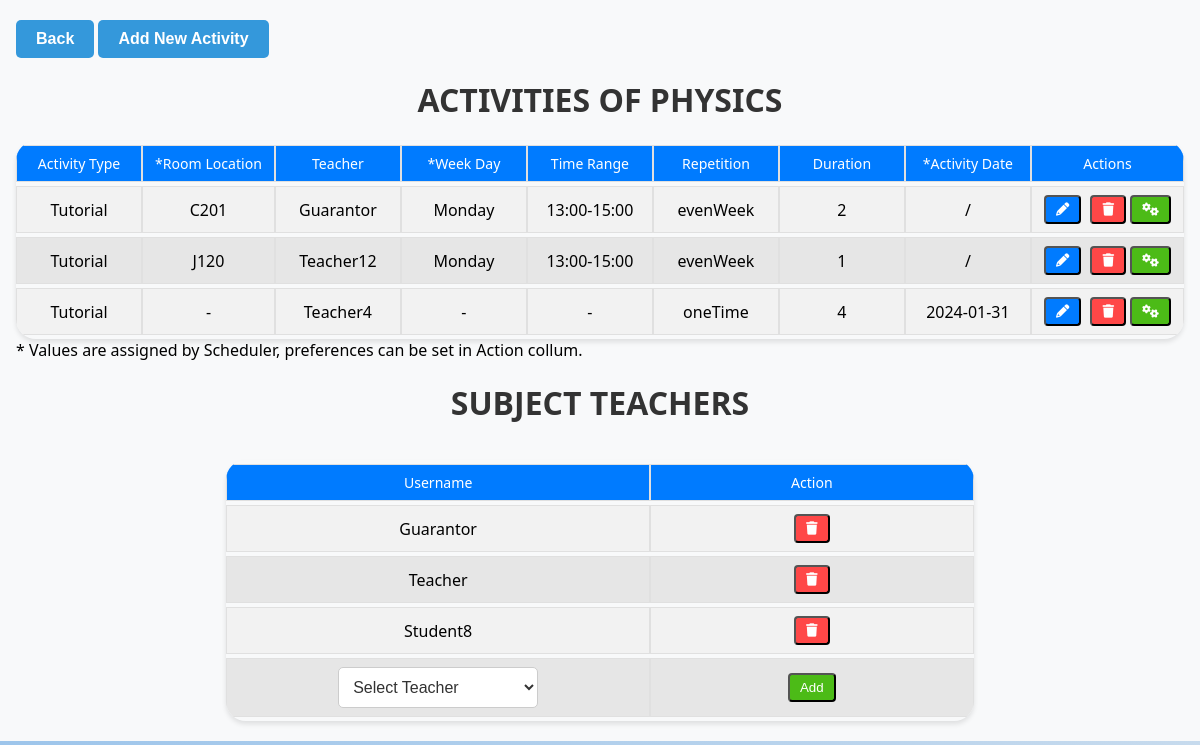
Page /Pages/Guarantor/activity_page.php?subject_id=2 (signed in) on the earlier database version.
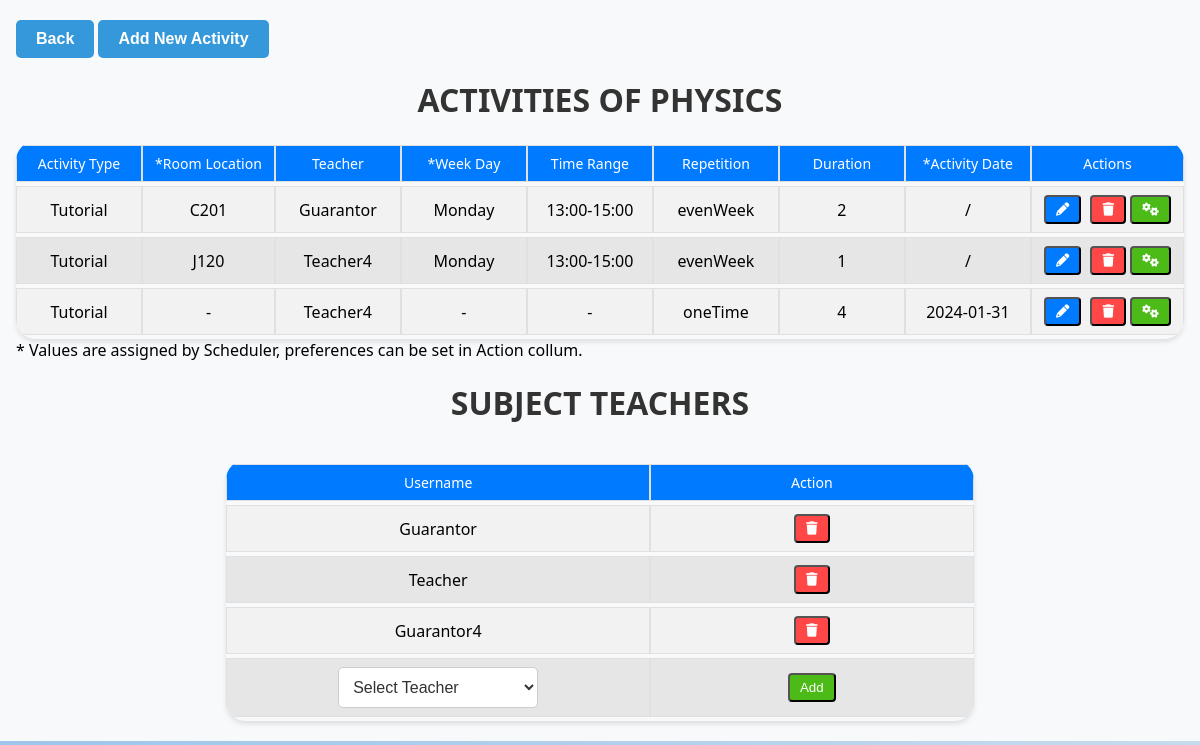
Same page on the later database version.
### tables this page shows
CREATE TABLE SUBJECTS (
     
    subject_ID INT AUTO_INCREMENT NOT NULL PRIMARY KEY,
     
    guarantor_ID INT REFERENCES USERS(user_ID),
     
    title VARCHAR(50) NOT NULL,
    abbervation VARCHAR(4) NOT NULL UNIQUE,
    credits INT NOT NULL,
    subj_description VARCHAR(500)
);

CREATE TABLE ACTIVITY (
     
    activity_ID INT AUTO_INCREMENT NOT NULL PRIMARY KEY,
     
    subject_ID INT REFERENCES SUBJECTS(subject_ID),
    room_ID INT REFERENCES ROOM(room_ID),
    teacher_ID INT REFERENCES USERS(user_ID),
    day_time_ID INT REFERENCES DAY_TIME(day_time_ID),
     
    duration INT NOT NULL,
    repetition ENUM ('everyWeek', 'evenWeek', 'oddWeek', 'oneTime') NOT NULL,
    activity_date DATE NULL,  
    activity_type ENUM ('Lecture', 'Tutorial', 'Seminar', 'Exam', 'Consultation', 'Exercise', 'Demo') NOT NULL
);

CREATE TABLE ROOM (
     
    room_ID INT AUTO_INCREMENT NOT NULL PRIMARY KEY,
     
    room_name VARCHAR(50) NOT NULL,
    capacity INT NOT NULL,
    room_location VARCHAR(4) NOT NULL
);

CREATE TABLE USERS (
     
    user_ID INT AUTO_INCREMENT NOT NULL PRIMARY KEY,
     
    username VARCHAR(50) NOT NULL UNIQUE,
    hashed_password VARCHAR(255) NOT NULL,  
    email VARCHAR(50) NOT NULL ,
    user_role ENUM('Admin', 'Guarantor', 'Teacher', 'Scheduler', 'Student') NOT NULL
);

CREATE TABLE DAY_TIME (
     
    day_time_ID INT AUTO_INCREMENT NOT NULL PRIMARY KEY,
     
    week_day ENUM('Monday', 'Tuesday', 'Wednesday', 'Thursday','Friday','Saturday','Sunday')NOT NULL,
    time_range VARCHAR(250) NOT NULL
);

CREATE TABLE SUBJECT_TEACHER(
     
    sub_teach_ID INT AUTO_INCREMENT NOT NULL PRIMARY KEY,
     
    user_ID INT REFERENCES USERS(user_ID),
    subject_ID INT REFERENCES SUBJECTS(subject_ID)
);

### Pages/Guarantor/activity_page.php (the view, shortened to what this page needs)
<?php
if (isset($_GET['subject_id'])) {
    $subject_id = $_GET['subject_id'];
    require '../../Database/db_connect.php';
    $stmt = $pdo->prepare("SELECT * FROM activity WHERE subject_ID = ?");
    $stmt->execute([$subject_id]);
    $activities = $stmt->fetchAll(PDO::FETCH_ASSOC);
    $stmtSubj = $pdo->prepare("SELECT title FROM subjects WHERE subject_ID = ?");
    $stmtSubj->execute([$subject_id]);
    $subjName = $stmtSubj->fetch(PDO::FETCH_ASSOC);
    $stmtAct = $pdo->prepare("SELECT a.activity_ID, a.activity_type, r.room_location, r.room_ID, u.username, a.teacher_ID,
                            d.week_day, d.time_range, a.repetition, a.activity_date, a.duration
                            FROM activity AS a
                            LEFT JOIN room AS r ON a.room_ID = r.room_ID
                            LEFT JOIN users AS u ON a.teacher_ID = u.user_ID
                            LEFT JOIN day_time AS d ON a.day_time_ID = d.day_time_ID
                            WHERE subject_ID = ?");
    $stmtAct->execute([$subject_id]);
    $activities = $stmtAct->fetchAll(PDO::FETCH_ASSOC);
    $stmtTeach = $pdo->prepare("SELECT sub_teach_ID, user_ID, username FROM subject_teacher
                            NATURAL JOIN users WHERE subject_ID = ?");
    $stmtTeach->execute([$subject_id]);
    $subjectTeachers =  $stmtTeach->fetchAll(PDO::FETCH_ASSOC);
} else {
    header("Location: guaranted_sub_page.php");
    exit;
}
?>
<!DOCTYPE html>
<html lang="en">
<head>
    <link rel="stylesheet" href="../../Styles/style.css">
    <link rel="stylesheet" href="../../Styles/guarant_style.css">
    <link rel="stylesheet" href="https://cdnjs.cloudflare.com/ajax/libs/font-awesome/6.0.0-beta3/css/all.min.css">
    <link rel="stylesheet" href="../../Styles/activity_style.css">
</head>
<body>
    <div class="main-container">
        <div class="content">
            <button class="up_button" onclick="goBack()">Back</button>
            <button class="up_button" style="margin-left: auto;" onclick="showAddActivityDialog()">Add New Activity</button>
            <div class="title">Activities of <?php echo  htmlspecialchars($subjName['title']) ?></div>
            <table>
                <thead>
                    <tr>
                        <th>Activity Type</th>
                        <th>*Room Location</th>
                        <th>Teacher</th>
                        <th>*Week Day</th>
                        <th>Time Range</th>
                        <th>Repetition</th>
                        <th>Duration</th>
                        <th>*Activity Date</th>
                        <th>Actions</th>
                    </tr>
                </thead>
                <tbody>
                    <?php foreach ($activities as $activity) : ?>
                        <tr>
                            <td><?= $activity['activity_type'] ?></td>
                            <td><?= $activity['room_location'] ?? '-' ?></td>
                            <td><?= $activity['username'] ?></td>
                            <td><?= $activity['week_day'] ?? '-' ?></td>
                            <td><?= $activity['time_range'] ?? '-' ?></td>
                            <td><?= $activity['repetition'] ?></td>
                            <td><?= $activity['duration'] ?></td>
                            <td><?= $activity['activity_date'] ?? '/' ?></td>
                            <td>
                                <button class="edit-btn" onclick="showEditDialog('<?php echo $activity['activity_ID']; ?>','<?php echo $activity['teacher_ID']; ?>',
                                '<?php echo $activity['repetition']; ?>', '<?php echo $activity['activity_type']; ?>', '<?php echo $activity['duration']; ?>')">
                                    <i class="fas fa-pencil-alt"></i>
                                </button>
                                <button class="delete-btn" onclick="deleteActivity('<?php echo $activity['activity_ID']; ?>')">
                                    <i class="fas fa-trash"></i>
                                </button>
                                <button class="prefBtn" onclick="showPreferences(<?php echo $activity['activity_ID']; ?>, <?php echo $subject_id; ?>)">
                                    <i class="fas fa-cogs"></i>
                                </button>
                            </td>
                        </tr>
                    <?php endforeach; ?>
                </tbody>
            </table>
            <div class="info-icon">
                <div class="tooltip">* Values are assigned by Scheduler, preferences can be set in Action collum.</div>
            </div>
            <div class="title">Subject Teachers</div>
            <div class="table-container">
                <table>
                    <thead>
                        <tr>
                            <th>Username</th>
                            <th>Action</th>
                        </tr>
                    </thead>
                    <tbody>
                        <?php foreach ($subjectTeachers as $subjectTeacher) : ?>
                            <tr>
                                <td><?= $subjectTeacher['username'] ?></td>
                                <td>
                                    <button class="delete-btn" onclick="deleteSubjectTeacher('<?php echo $subjectTeacher['sub_teach_ID'] ?>')">
                                        <i class="fas fa-trash"></i>
                                    </button>
                                </td>
                            </tr>
                        <?php endforeach; ?>
                        <td>
                            <select id="newTeacherSelect">
                                <option value="" disabled selected>Select Teacher</option>
                            </select>
                        </td>
                        <td>
                            <button class="prefBtn" onclick="addSubjectTeacher('<?php echo $subject_id ?>')">Add</button>
                        </td>
                    </tbody>
                </table>
            </div>
        </div>
    </div>
</body>
</html>

### Styles/style.css (style rules this page uses)
.title { text-align: center; font-size: 2em; margin-top: 20px; margin-bottom: 20px; color: #333; font-weight: bold; text-transform: uppercase; }
.main-container { display: flex; height: 100vh; }
.content { flex: 1; padding: 20px; background-color: #f8f9fa; }
table { width: 100%; border-collapse: separate; border-spacing: 0 5px; margin-top: 20px; background-color: transparent; box-shadow: 0 4px 6px rgba(0, 0, 0, 0.1); border-radius: 25px; overflow: hidden; }
table th, table td { padding: 10px 15px; border: 1px solid #e0e0e0; text-align: center; min-width: 150px; width: 20%; z-index: 1; overflow: hidden; text-overflow: ellipsis; white-space: nowrap; }
table th { background-color: #007BFF; position: sticky; color: #ffffff; font-weight: 500; font-size: 1.1em; z-index: 1; }
table tr:nth-child(odd) { background-color: #f2f2f2; }
table tr:nth-child(even) { background-color: #e6e6e6; }
.edit-btn { display: inline-block; padding: 5px 10px; background-color: #007BFF; color: #ffffff; border-radius: 4px; text-decoration: none; margin-right: 5px; transition: background-color 0.3s; }
.delete-btn { display: inline-block; padding: 5px 10px; background-color: #FF4747; color: #ffffff; border-radius: 4px; text-decoration: none; transition: background-color 0.3s; }

### Styles/guarant_style.css (style rules this page uses)
table { border-collapse: collapse; width: 100%; }
th, td { border: 1px solid #ddd; padding: 8px; text-align: center; }
th { background-color: #f2f2f2; }
select { padding: 10px; font-size: 16px; border: 1px solid #ccc; border-radius: 5px; background-color: #fff; color: #333; width: 200px; }
select::after { content: '\25BC'; position: absolute; top: 50%; right: 10px; transform: translateY(-50%); pointer-events: none; }

### Styles/activity_style.css (style rules this page uses)
table { width: 80%; border-collapse: separate; border-spacing: 0 4px; margin-top: 16px; background-color: transparent; box-shadow: 0 3.2px 4.8px rgba(0, 0, 0, 0.1); border-radius: 20px; overflow: hidden; }
table th, table td { padding: 8px 12px; border: 1px solid #e0e0e0; text-align: center; min-width: 100px; width: 16%; overflow: hidden; text-overflow: ellipsis; white-space: nowrap; }
table th { background-color: #007BFF; position: sticky; color: #ffffff; font-weight: 500; font-size: 0.88em; z-index: 1; }
table tr:nth-child(odd) { background-color: #f2f2f2; }
table tr:nth-child(even) { background-color: #e6e6e6; }
.prefBtn { display: inline-block; padding: 5px 10px; background-color: #4cbb17; color: #ffffff; border-radius: 4px; text-decoration: none; transition: background-color 0.3s; }
.table-container { display: flex; justify-content: center; max-width: 80%; margin: 0 auto; }
.main-container { display: flex; height: 100% }
body { font-family: 'Segoe UI', Tahoma, Geneva, Verdana, sans-serif; background: linear-gradient(to bottom right, #9dc5eb, #f0f0f0); margin: 0; padding: 0; display: flex; justify-content: center; align-items: center; height: 100% }

### Pages/Guarantor/activity_page.php (style rules this page uses)
.up_button { background-color: #3498db; color: white; padding: 10px 20px; border: none; border-radius: 5px; cursor: pointer; font-size: 16px; font-weight: bold; }

Differences in the rows shown:
changed activity (number 2 of 3 on the later page): teacher_ID.username "Teacher12" → "Teacher4"
changed subject_teacher: user_ID.username "Student8" → "Guarantor4"
